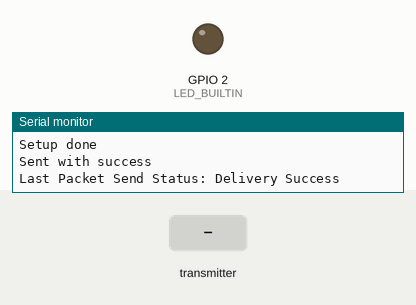
Bench run of a program on a simulated ESP32. Parts: output pins drawn as LEDs (lit = HIGH), the last lines printed to the serial monitor. Inputs (shaded band) come from the test bench. Random numbers use the default seed unless the program sets one.

Above: at 12.2 s.
12.3 s: the transmitter starts sending d = 1
At 13.5 s:
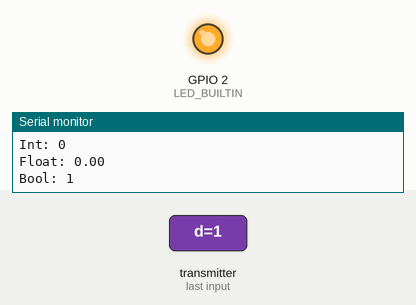
13.8 s: the transmitter starts sending d = 0
At 14.6 s:
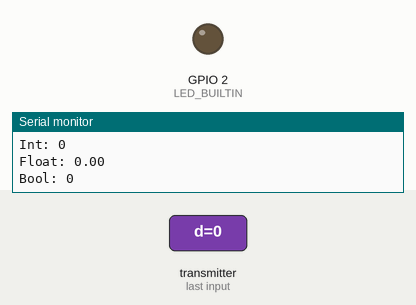
Timing chart, 0 to 16.8 s (numbered marks = the images above; inputs shaded):
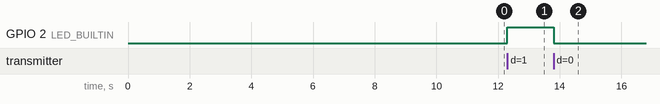

Measured:
- after the input at 12.3 s, GPIO 2 (LED_BUILTIN): LOW → HIGH at once
- after the input at 13.8 s, GPIO 2 (LED_BUILTIN): HIGH → LOW at once

The program:

main.cpp
```cpp
#include "main.h"


// include pour la fonction getMacAddress
#include "help.h"


//---------------------------------------------
// *******  ESP-NOW ********

// includes nécessaires pour ESP-NOW
#include "com_esp_now.h"

// adresse MAC du récepteur : 3C:84:27:C0:F3:14
uint8_t broadcastAddress[] = {0x3C, 0x84, 0x27, 0xC0, 0xF3, 0x14};

// creation d'une instance de la structure
struct_message myData;

esp_now_peer_info_t peerInfo;
//----------------------------------------------


void setup()
{
    pinMode(LED_BUILTIN, OUTPUT);
    digitalWrite(LED_BUILTIN, LOW);

    // Initialisation de la communication série
    Serial.begin(115200);
    delay(10000);
    Serial.println("ESP-NOW Receiver");

    Serial.println("MAC address: " + getMacAddress());


    // Initialisation du WiFi en mode station
    WiFi.mode(WIFI_STA);
    //WiFi.disconnect();

    // Initialisation d'ESP-NOW
    if (esp_now_init() != ESP_OK) {
        Serial.println("Error initializing ESP-NOW");
        return;
    }

    // Enregistrement de la fonctoin de rappel pour l'envoi
    esp_now_register_send_cb(OnDataSent);

    // Ajout de l'ESP32 distant comme pair
    memcpy(peerInfo.peer_addr, broadcastAddress, 6);
    peerInfo.channel = 0;
    peerInfo.encrypt = false;
    if (esp_now_add_peer(&peerInfo) != ESP_OK)
    {
        Serial.println("Failed to add peer");
        return;
    }

      // Enregistrement de la fonction de rappel pour la réception
    esp_now_register_recv_cb(OnDataReceived);


    Serial.println("ESP-NOW initialized");

    delay(1000);
    Serial.println("Setup done");
}

void loop()
{
    // Rien à faire ici, tout est géré par la fonction de rappel
    delay(5);

    // envoi de données toutes les 10 secondes pour test
    static unsigned long lastTime = 0;
    if (millis() - lastTime > 10000)
    {
        lastTime = millis();
        // Préparation des données à envoyer
        strcpy(myData.a, "envoyé via ESP-NOW");
        myData.b = random(1,20);
        myData.c = 3.14;

        // état de la built-in LED
        myData.d = digitalRead(LED_BUILTIN) == HIGH ? true : false;

        // Envoi des données
        esp_err_t result = esp_now_send(broadcastAddress, (uint8_t *) &myData, sizeof(myData));

        if (result == ESP_OK) {
            Serial.println("Sent with success");
        }
        else {
            Serial.println("Error sending the data");
        }
    }

}
```

com_esp_now.cpp
```cpp
// fichier com_esp_now.cpp
#include "com_esp_now.h"
#include <esp_now.h>
#include "main.h"

void OnDataSent(const uint8_t *mac_addr, esp_now_send_status_t status) {
  Serial.print("Last Packet Send Status: ");
  Serial.println(status == ESP_NOW_SEND_SUCCESS ? "Delivery Success" : "Delivery Fail");
}

// fonction de rappel appelée lors de la réception des données
void OnDataReceived(const uint8_t * mac, const uint8_t *incomingData, int len)
{
  struct_message myData;
  memcpy(&myData, incomingData, sizeof(myData));
  Serial.print("Bytes received: ");
  Serial.println(len);
  Serial.print("Char: ");
  Serial.println(myData.a);
  Serial.print("Int: ");
  Serial.println(myData.b);
  Serial.print("Float: ");
  Serial.println(myData.c);
  Serial.print("Bool: ");
  Serial.println(myData.d);

  // état de la LED en fonction de la valeur booléenne reçue
  if (myData.d) {
    digitalWrite(LED_BUILTIN, HIGH); // allume la LED
  } else {
    digitalWrite(LED_BUILTIN, LOW);  // éteint la LED
  }
}
```

com_esp_now.h
```cpp
#ifndef COM_ESP_NOW_H
#define COM_ESP_NOW_H
#include <esp_now.h>
#include <WiFi.h>

//---------------------------------------------
// ******* congiguration de ESP-NOW ********

// structure exemple des données envoyées
typedef struct struct_message {
  char a[32];
  int b;
  float c;
  bool d;
} struct_message;

void OnDataReceived(const uint8_t * mac, const uint8_t *incomingData, int len);
void OnDataSent(const uint8_t *mac_addr, esp_now_send_status_t status);

#endif
```

help.cpp
```cpp
// code permettant de récupérer l'adresse MAC d'un ESP32
#include "help.h"
String getMacAddress()
{
    uint8_t baseMac[6];
    esp_read_mac(baseMac, ESP_MAC_WIFI_STA);
    char macStr[18];
    sprintf(macStr, "%02X:%02X:%02X:%02X:%02X:%02X",
            baseMac[0], baseMac[1], baseMac[2],
            baseMac[3], baseMac[4], baseMac[5]);
    return String(macStr);
}
```

help.h
```cpp
// entête des fonctions du fichier help.cpp
#ifndef HELP_H
#define HELP_H
#include <Arduino.h>
#include "esp_system.h"
String getMacAddress();
#endif
```

main.h
```cpp
// main.h
#ifndef MAIN_H
#define MAIN_H
#include <Arduino.h>

// defini la led interne de l'ESP32
#define LED_BUILTIN 2

#endif
```
